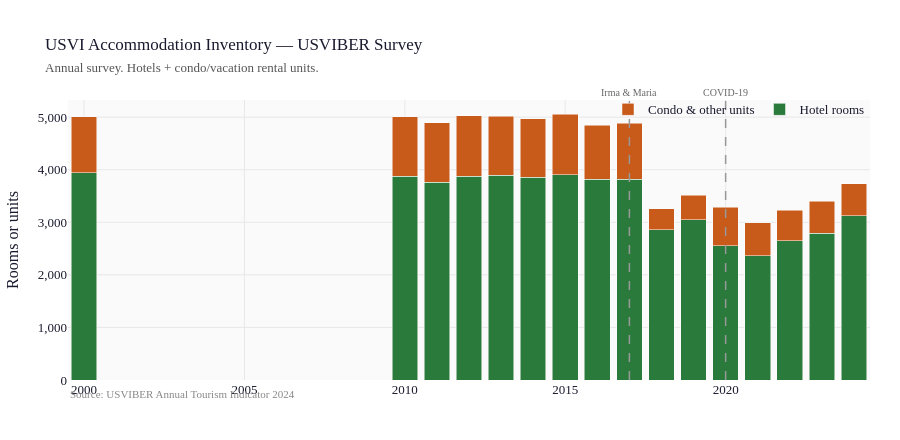

The cell this chart's notebook holds for it:
### Markdown cell above
---
## 1. USVIBER Room Inventory

### Code cell
fig = go.Figure()
fig.add_trace(
    go.Bar(
        x=tour["year"],
        y=tour["hotel_rooms"],
        name="Hotel rooms",
        marker_color=PALETTE["rooms"],
    )
)
fig.add_trace(
    go.Bar(
        x=tour["year"],
        y=tour["condo_units"],
        name="Condo & other units",
        marker_color=PALETTE["cruise"],
    )
)
fig.update_layout(
    barmode="stack",
    title=dict(
        text="USVI Accommodation Inventory — USVIBER Survey<br>"
        '<span style="font-size:13px;color:#555">Annual survey. Hotels + condo/vacation rental units.</span>',
        font=dict(size=17),
    ),
    yaxis_title="Rooms or units",
    yaxis_tickformat=",",
    height=440,
    bargap=0.2,
    annotations=[
        dict(
            xref="paper",
            yref="paper",
            x=0,
            y=-0.08,
            text='<span style="color:#888;font-size:11px">Source: USVIBER Annual Tourism Indicator 2024</span>',
            showarrow=False,
            xanchor="left",
        )
    ],
)
for x_val, label in [(2017, "Irma & Maria"), (2020, "COVID-19")]:
    fig.add_vline(
        x=x_val,
        line=dict(color="#999", width=1.5, dash="dash"),
        annotation_text=label,
        annotation_position="top",
        annotation_font=dict(size=10, color="#666"),
    )
fig.show()

### Figure 1 — Plotly figure (JSON) as saved in the notebook; plotly's stock layout.template omitted (floating-point values rounded to 4 significant figures)
{"data": [{"marker": {"color": "#2a7a3b"}, "name": "Hotel rooms", "type": "bar", "x": [2000, 2010, 2011, 2012, 2013, 2014, 2015, 2016, 2017, 2018, 2019, 2020, 2021, 2022, 2023, 2024], "y": [3947, 3878, 3759, 3874, 3897, 3856, 3903, 3819, 3820, 2854, 3050, 2554, 2367, 2649, 2788, 3127]}, {"marker": {"color": "#c85a1a"}, "name": "Condo & other units", "type": "bar", "x": [2000, 2010, 2011, 2012, 2013, 2014, 2015, 2016, 2017, 2018, 2019, 2020, 2021, 2022, 2023, 2024], "y": [1061, 1131, 1130, 1157, 1120, 1118, 1157, 1023, 1065, 401, 463, 736, 627, 580, 612, 607]}], "layout": {"annotations": [{"showarrow": false, "text": "<span style=\"color:#888;font-size:11px\">Source: USVIBER Annual Tourism Indicator 2024</span>", "x": 0, "xanchor": "left", "xref": "paper", "y": -0.08, "yref": "paper"}, {"font": {"color": "#666", "size": 10}, "showarrow": false, "text": "Irma & Maria", "x": 2017, "xanchor": "center", "xref": "x", "y": 1, "yanchor": "bottom", "yref": "y domain"}, {"font": {"color": "#666", "size": 10}, "showarrow": false, "text": "COVID-19", "x": 2020, "xanchor": "center", "xref": "x", "y": 1, "yanchor": "bottom", "yref": "y domain"}], "bargap": 0.2, "barmode": "stack", "height": 440, "shapes": [{"line": {"color": "#999", "dash": "dash", "width": 1.5}, "type": "line", "x0": 2017, "x1": 2017, "xref": "x", "y0": 0, "y1": 1, "yref": "y domain"}, {"line": {"color": "#999", "dash": "dash", "width": 1.5}, "type": "line", "x0": 2020, "x1": 2020, "xref": "x", "y0": 0, "y1": 1, "yref": "y domain"}], "title": {"font": {"size": 17}, "text": "USVI Accommodation Inventory — USVIBER Survey<br><span style=\"font-size:13px;color:#555\">Annual survey. Hotels + condo/vacation rental units.</span>"}, "yaxis": {"tickformat": ",", "title": {"text": "Rooms or units"}}}}
